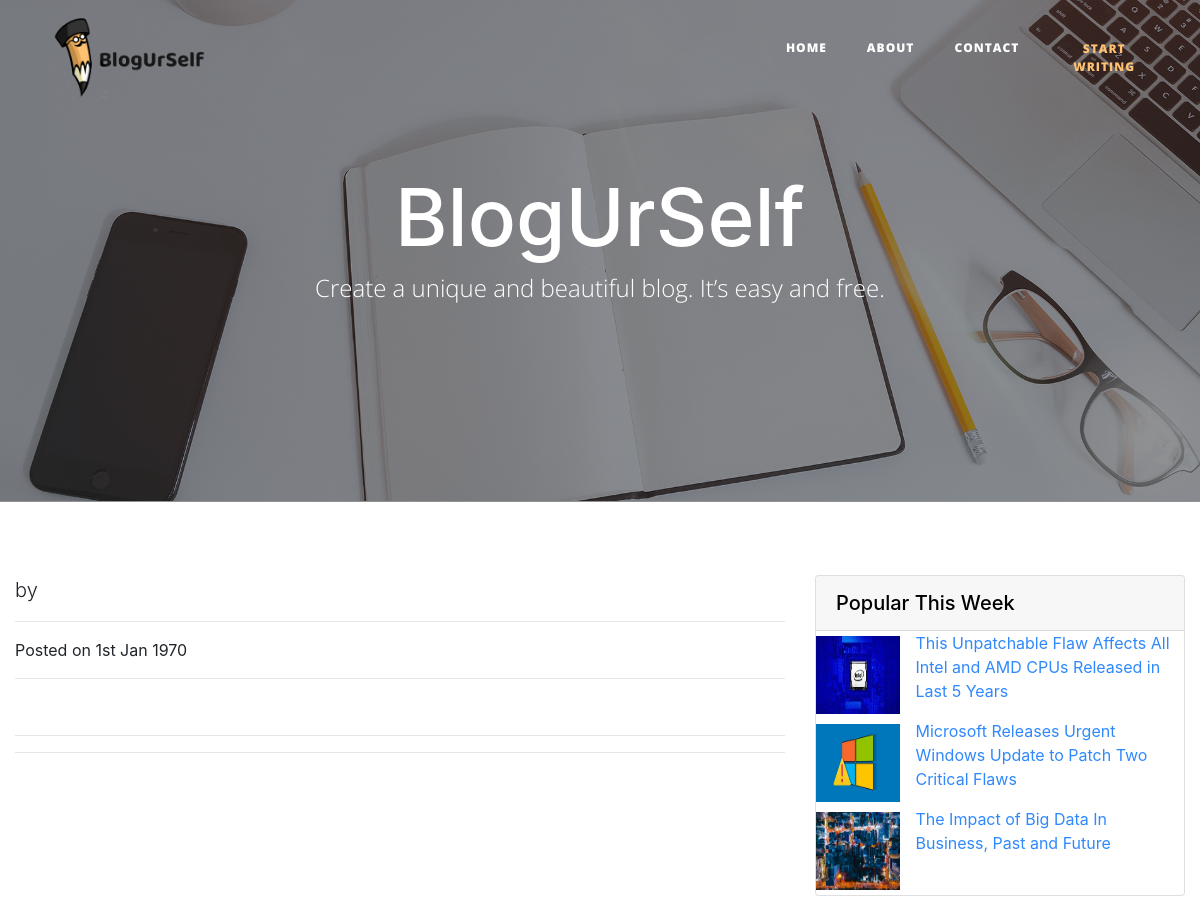
Page /Application/view/viewpost.php on the committed database.
### tables this page shows
CREATE TABLE IF NOT EXISTS `posts` (
  `posteID` int(11) NOT NULL AUTO_INCREMENT,
  `author_id` int(11) DEFAULT NULL,
  `postImg` varchar(300) DEFAULT NULL,
  `postTitle` text,
  `category` varchar(200) DEFAULT NULL,
  `postDesc` text,
  `postCont` text,
  `postDate` date DEFAULT NULL,
  PRIMARY KEY (`posteID`),
  KEY `author_id` (`author_id`)
);

### Application/view/viewpost.php (the view, shortened to what this page needs)
<?php require('../includes/config.php');
$poste_id = $_GET["id"];
$query2= "SELECT * FROM posts WHERE posteID=?";
$stmt =$db->prepare($query2);
$stmt->bind_param("i",$poste_id);
$stmt->execute();
$result2= $stmt->get_result();
$row3 = $result2->fetch_assoc();
?>
<!DOCTYPE html>
<html lang="en">
<head>
	<head>
		<link href="../style/home/vendor/bootstrap/css/bootstrap.min.css" rel="stylesheet">
		<link href="../style/home/vendor/fontawesome-free/css/all.min.css" rel="stylesheet" type="text/css">
		<link href="../style/home/css/clean-blog.css" rel="stylesheet">
	</head>
</head>
<body>
	<nav class="navbar navbar-expand-lg navbar-light fixed-top" id="mainNav">
		<div class="container">
			<a class="navbar-brand" href="index.html"><img src="../style/images/logo.png" width="23%"></a>
			<div class="collapse navbar-collapse" id="navbarResponsive">
				<ul class="navbar-nav ml-auto">
					<li class="nav-item">
						<a class="nav-link" href="index.php">Home</a>
					</li>
					<li class="nav-item">
						<a class="nav-link" href="about.php">About</a>
					</li>
					<li class="nav-item">
						<a class="nav-link" href="contact.php">Contact</a>
					</li>
					<li class="nav-item">
						<a class="btn" href="#" style="color: #FFC273;">Start Writing</a>
					</li>
				</ul>
			</div>
		</div>
	</nav>
	<header class="masthead" style="background-image: url('../style/home/img/home-bg.jpg')">
		<div class="overlay"></div>
		<div class="container">
			<div class="row">
				<div class="col-lg-8 col-md-10 mx-auto">
					<div class="site-heading">
						<h1>BlogUrSelf</h1>
						<span class="subheading">Create a unique and beautiful blog. It’s easy and free.</span>
					</div>
				</div>
			</div>
		</div>
	</header>
	<div>
		<div class="container">
			<div class="row">
				<div class="col-lg-8">
					<p class="lead">
						by
					</p>
					<hr>
					<p>Posted on <?= date('jS M Y', strtotime($row3['postDate'])) ?></p>
					<hr>
					<hr>
					<hr>
				</div>
				<div class="col-md-4">
					<div class="card my-4">
						<h5 class="card-header">Popular This Week</h5>
						<div class="widget PopularPosts" data-version="1" id="PopularPosts1">
							<div class="widget-content popular-posts">
								<?php
							$query3= "SELECT * FROM posts ORDER BY postDate ASC LIMIT 10";
							$stmt1 =$db->prepare($query3);
							$stmt1->execute();
							$result3= $stmt1->get_result();
							while ($row4 = $result3->fetch_assoc()) { ?>
								<div class="row">
									<div class="col col-lg-3">
										<img style="margin: 7% 0 7% 0;height: 78px;width: 84px;"  src="<?= $row4['postImg']; ?>"
											alt="" srcset="">
									</div>
									<div class="col -md-auto">
										<p><a
												href="viewpost.php?id=<?= $row4['posteID']; ?>"><?= $row4['postTitle']; ?></a>
										</p>
									</div>
								</div>
								<?php
							}
							?>
							</div>
						</div>
					</div>
				</div>
			</div>
		</div>
	</div>
</body>
</html>

### Application/style/home/css/clean-blog.css (style rules this page uses)
#mainNav { position: absolute; border-bottom: 1px solid #e9ecef; background-color: #fff; font-family: 'Open Sans', 'Helvetica Neue', Helvetica, Arial, sans-serif }
#mainNav .navbar-brand { font-weight: 800; color: #343a40 }
#mainNav .navbar-nav>li.nav-item>a { font-size: 12px; font-weight: 800; letter-spacing: 1px; text-transform: uppercase }
@media only screen and (min-width:992px) { #mainNav { border-bottom: 1px solid transparent; background: 0 0 } }
@media only screen and (min-width:992px) { #mainNav .navbar-brand { padding: 10px 20px; color: #fff } }
@media only screen and (min-width:992px) { #mainNav .navbar-nav>li.nav-item>a { padding: 10px 20px; color: #fff } }
@media only screen and (min-width:992px) { #mainNav { transition: background-color .2s; transform: translate3d(0, 0, 0); -webkit-backface-visibility: hidden } }
header.masthead { margin-bottom: 50px; background: no-repeat center center; background-color: #868e96; background-attachment: scroll; position: relative; background-size: cover; margin-top: -31px }
header.masthead .overlay { position: absolute; top: 0; left: 0; height: 106%; width: 100%; background-color: #212529; opacity: .5; margin-top: -31px }
header.masthead .page-heading, header.masthead .post-heading, header.masthead .site-heading { padding: 200px 0 150px; color: #fff }
@media only screen and (min-width:768px) { header.masthead .page-heading, header.masthead .post-heading, header.masthead .site-heading { padding: 200px 0 } }
header.masthead .page-heading, header.masthead .site-heading { text-align: center }
header.masthead .page-heading h1, header.masthead .site-heading h1 { font-size: 50px; margin-top: 0 }
header.masthead .page-heading .subheading, header.masthead .site-heading .subheading { font-size: 24px; font-weight: 300; line-height: 1.1; display: block; margin: 10px 0 0; font-family: 'Open Sans', 'Helvetica Neue', Helvetica, Arial, sans-serif }
@media only screen and (min-width:768px) { header.masthead .page-heading h1, header.masthead .site-heading h1 { font-size: 80px } }
a { -webkit-transition: .3s all ease; -o-transition: .3s all ease; transition: .3s all ease; color: #2f89fc; }
h2, h3, h4, h5, .h1, .h2, .h3, .h4, .h5 { font-family: "Muli", -apple-system, BlinkMacSystemFont, "Segoe UI", Roboto, "Helvetica Neue", Arial, sans-serif, "Apple Color Emoji", "Segoe UI Emoji", "Segoe UI Symbol", "Noto Color Emoji"; line-height: 1.5; color: #000; }
.btn { border-radius: 0; }
.container { max-width: 1200px; }

### rows in the picture
posts: postImg (picture), postTitle "This Unpatchable Flaw Affects All Intel and AMD CPUs Released in Last 5 Years"
posts: postImg (picture), postTitle "Microsoft Releases Urgent Windows Update to Patch Two Critical Flaws"
posts: postImg (picture), postTitle "The Impact of Big Data In Business, Past and Future"

### other values in the picture
date('jS M Y', strtotime($row3['postDate'])) "1st Jan 1970"
